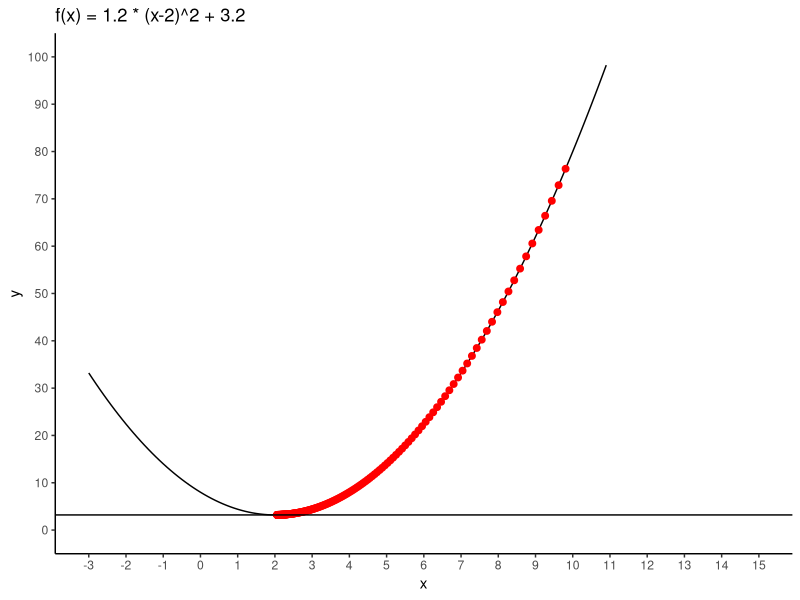

Write R code to recreate this figure.
## ---- chunk 1
knitr::opts_chunk$set(echo       = TRUE,
                      message    = FALSE,
                      warning    = FALSE,
                      out.width  = 800,
                      out.height = 600,
                      fig.align  = "center",
                      dev        = "ragg_png")
## ---- chunk 2
f <- function(x) 1.2 * (x-2)^2 + 3.2
iter <- 200
eta <- 0.01
h <- 0.01
x <- 10

xtrace <- ftrace <- vector('numeric', length = iter)
for (i in seq_along(1:iter)) {
  dx <- ((f(x + h) - f(x)) / h)
  x <- x - eta * dx
  xtrace[i] <- x
  ftrace[i] <- f(x)
  if (i %% 10 == 0) print(sprintf("%d times: (x=%2.3f, f(x)=%2.3f)", i, x, f(x)))
}
## ---- chunk 3
df <- data.frame(
  i  = 1:iter,
  x  = xtrace,
  fx = ftrace
)

x_base <- seq(-3,15,0.1)
y_base <- f(x_base)
df_base <- data.frame(x_base, y_base)

library(ggplot2)
ggplot() + 
  geom_line(data = df_base, aes(x_base, y_base)) + 
  geom_point(data = df, aes(x, fx), col = 'red', size = 2) +
  geom_hline(yintercept = df[max(df$i),'fx']) +
  scale_x_continuous(breaks = seq(-3, 15, 1)) +
  scale_y_continuous(breaks = seq(0, 100, 10), limits = c(0,100)) +
  labs(title = 'f(x) = 1.2 * (x-2)^2 + 3.2', x = 'x', y = 'y') + 
  theme_classic()
## ---- chunk 4
set.seed(1989)
x <- rnorm(100,0,1)
y <- 5 + 2.5*x + rnorm(100, 10, 1)
lm(y ~ x)
## ---- chunk 5
# 目的関数
f <- function(alpha, beta) sum((y - alpha-beta*x)^2)

# 初期設定
beta <- 1
alpha <- 1
iter <- 50
eta <- 0.001
h <- 0.01

for(i in seq_along(1:iter)){
  # 更新前のalpha, beta
  params <- c(alpha, beta)
  
  # alphaを更新
  dalpha <- (f(params[1] + h, params[2]) - f(params[1], params[2])) / h
  alpha <- alpha - eta * dalpha
  # betaを更新
  dbeta <- (f(params[1], params[2] + h) - f(params[1], params[2])) / h
  beta  <-  beta - eta * dbeta
  
  if (i %% 5 == 0) print(sprintf("%d times: (alpha=%2.3f, beta=%2.3f)", i, alpha, beta))
}

## ---- chunk 6
# Data From 
set.seed(1989)
x <- rpois(n = 100, lambda = 3.5)
mean(x)
## ---- chunk 7
loglik <- function(lam) sum(x)*log(lam) - length(x)*lam - sum(log(factorial(x)))
lambda <- 1
iter <- 500
eta <- 0.001
h <- 0.01

for(i in seq_along(1:iter)){
  lambda <- lambda + eta * (loglik(lambda + h) - loglik(lambda)) / h

  if (i %% 50 == 0) print(sprintf("%d times: (loglik=%2.3f, lambda=%2.3f)", i, loglik(lambda), lambda))
}
## ---- chunk 8
optimize(loglik, c(0, 10), maximum = TRUE)
## ---- chunk 9
# mu = 2, sigma2 = 9
set.seed(1989)
x <- rnorm(100, mean = 2, sd = sqrt(9))
list(
  mean = mean(x),
  sigma2 = var(x)
  )
## ---- chunk 10
iter <- 500
h <- 0.01
eta <- 0.01
mu <- 1
sigma <- 1
n <- length(x)

# 下記ではσを更新しているので、分散σ^2はsigmaの結果を2乗する必要がある
for (i in seq_along(1:iter)) {
  mu <- mu + eta * sum(x - mu)/(sigma^2)
  sigma <- sigma + eta * (-n/(2*sigma^2)+sum((x - mu)^2)/(2*sigma^4))
  
  if (i %% 50 == 0) print(sprintf("%d times: (mu=%2.3f, sigma2=%2.3f, sigma=%2.3f)", i, mu, sigma^2, sigma))

}
## ---- chunk 11
mu <- 1
sigma <- 1

loglik <- function(mu, sig){
  - (n/2)*log(sig^2) - (1/(2*sig^2))*sum((x - mu)^2)
}

for(i in seq_along(1:iter)){
  mu <- mu + eta * (loglik(mu + h, sigma) - loglik(mu, sigma)) / h
  sigma <- sigma + eta * (loglik(mu, sigma + h) - loglik(mu, sigma)) / h

  if (i %% 50 == 0) print(sprintf("%d times: (mu=%2.3f, sigma2=%2.3f, sigma=%2.3f)", i, mu, sigma^2, sigma))
}
## ---- chunk 12
loglik2 <- function(x){
  return(function(par){
    mu <- par[1]
    sig <- par[2]
    - n / 2*log(sig^2) - 1/2 * (sum((x - mu)^2) / sig^2)
    # 分散sigma2を直接計算したい場合
    # sigma2 <- par[2]
    # - n / 2*log(sigma2) - 1/2 * (sum((x - mu)^2) / sigma2)
})
}

res <- optim(
  par = c(1, 10), 
  fn = loglik2(x),
  # 最大化するための引数
  control = list(fnscale = -1)
)

list(
  mu = res$par[1],
  sigma2 = (res$par[2])^2,
  sigma = res$par[2]
)
## ---- chunk 13
loglik3 <- function(x){
  return(function(par){
    mu <- par[1]
    # 分散sigma2を直接計算したい場合
    sigma2 <- par[2]
    - n / 2*log(sigma2) - 1/2 * (sum((x - mu)^2) / sigma2)
})
}

res <- optim(
  par = c(1, 10), 
  fn = loglik3(x),
  # 最大化するための引数
  control = list(fnscale = -1)
)

list(
  mu = res$par[1],
  sigma2 = res$par[2],
  sigma = sqrt(res$par[2])
)
